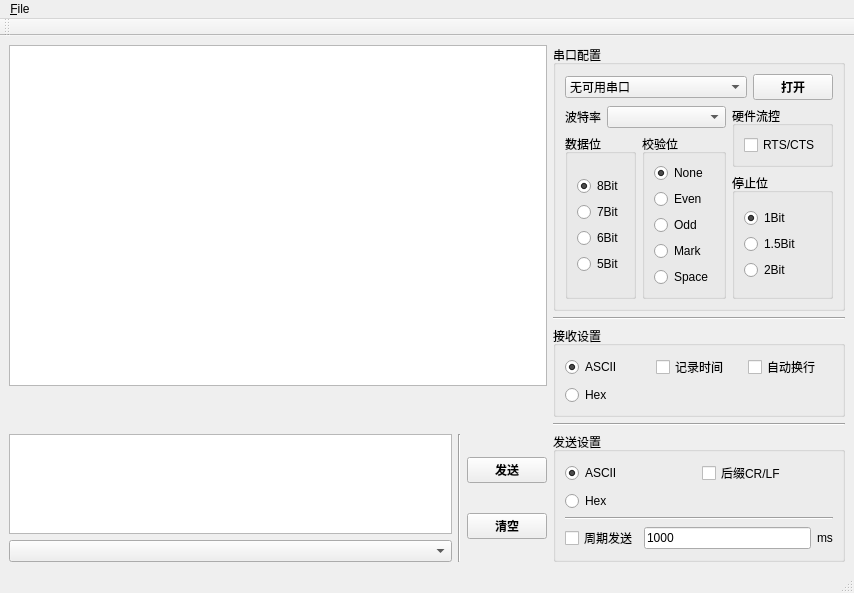
<?xml version="1.0" encoding="UTF-8"?>
<ui version="4.0">
 <class>SerialAssistantLXL</class>
 <widget class="QMainWindow" name="SerialAssistantLXL">
  <property name="geometry">
   <rect>
    <x>0</x>
    <y>0</y>
    <width>854</width>
    <height>563</height>
   </rect>
  </property>
  <property name="windowTitle">
   <string>MainWindow</string>
  </property>
  <property name="windowIcon">
   <iconset resource="GUI_Source.qrc">
    <normaloff>:/picture/images/Picture/7.jpg</normaloff>:/picture/images/Picture/7.jpg</iconset>
  </property>
  <widget class="QWidget" name="centralwidget">
   <layout class="QVBoxLayout" name="verticalLayout_19">
    <item>
     <layout class="QHBoxLayout" name="horizontalLayout_9" stretch="1,0">
      <item>
       <layout class="QVBoxLayout" name="verticalLayout_18" stretch="8,1,3">
        <item>
         <widget class="QTextBrowser" name="textBrowserReceive">
          <property name="acceptRichText">
           <bool>false</bool>
          </property>
          <property name="openLinks">
           <bool>false</bool>
          </property>
         </widget>
        </item>
        <item>
         <spacer name="verticalSpacer_6">
          <property name="orientation">
           <enum>Qt::Vertical</enum>
          </property>
          <property name="sizeHint" stdset="0">
           <size>
            <width>20</width>
            <height>40</height>
           </size>
          </property>
         </spacer>
        </item>
        <item>
         <layout class="QHBoxLayout" name="horizontalLayout_7">
          <item>
           <layout class="QVBoxLayout" name="verticalLayout_15">
            <item>
             <widget class="QTextEdit" name="textEditSend">
              <property name="whatsThis">
               <string>&lt;html&gt;&lt;head/&gt;&lt;body&gt;&lt;p&gt;发送设置为Hex模式时限制可输入字符：0至9 A至F a至f以及空格&lt;/p&gt;&lt;p&gt;	可连续输入或者每两个十六进制字符间隔一个空格&lt;/p&gt;&lt;/body&gt;&lt;/html&gt;</string>
              </property>
              <property name="acceptRichText">
               <bool>false</bool>
              </property>
             </widget>
            </item>
            <item>
             <widget class="QComboBox" name="comboBoxSndHistory"/>
            </item>
           </layout>
          </item>
          <item>
           <widget class="Line" name="line_4">
            <property name="orientation">
             <enum>Qt::Vertical</enum>
            </property>
           </widget>
          </item>
          <item>
           <layout class="QVBoxLayout" name="verticalLayout_14">
            <item>
             <spacer name="verticalSpacer_3">
              <property name="orientation">
               <enum>Qt::Vertical</enum>
              </property>
              <property name="sizeHint" stdset="0">
               <size>
                <width>20</width>
                <height>40</height>
               </size>
              </property>
             </spacer>
            </item>
            <item>
             <widget class="QPushButton" name="pushButtonSend">
              <property name="font">
               <font>
                <weight>75</weight>
                <bold>true</bold>
               </font>
              </property>
              <property name="text">
               <string>发送</string>
              </property>
              <property name="checkable">
               <bool>true</bool>
              </property>
             </widget>
            </item>
            <item>
             <spacer name="verticalSpacer_5">
              <property name="orientation">
               <enum>Qt::Vertical</enum>
              </property>
              <property name="sizeHint" stdset="0">
               <size>
                <width>20</width>
                <height>40</height>
               </size>
              </property>
             </spacer>
            </item>
            <item>
             <widget class="QPushButton" name="pushButtonClear">
              <property name="font">
               <font>
                <weight>75</weight>
                <bold>true</bold>
               </font>
              </property>
              <property name="text">
               <string>清空</string>
              </property>
             </widget>
            </item>
            <item>
             <spacer name="verticalSpacer_4">
              <property name="orientation">
               <enum>Qt::Vertical</enum>
              </property>
              <property name="sizeHint" stdset="0">
               <size>
                <width>20</width>
                <height>40</height>
               </size>
              </property>
             </spacer>
            </item>
           </layout>
          </item>
         </layout>
        </item>
       </layout>
      </item>
      <item>
       <layout class="QVBoxLayout" name="verticalLayout_17">
        <item>
         <widget class="QGroupBox" name="groupBox_5">
          <property name="font">
           <font>
            <italic>false</italic>
           </font>
          </property>
          <property name="title">
           <string>串口配置</string>
          </property>
          <layout class="QVBoxLayout" name="verticalLayout_11">
           <item>
            <layout class="QVBoxLayout" name="verticalLayout_10">
             <item>
              <layout class="QHBoxLayout" name="horizontalLayout_2" stretch="1,0">
               <item>
                <widget class="QComboBox" name="comboBoxPort">
                 <property name="sizePolicy">
                  <sizepolicy hsizetype="Preferred" vsizetype="Fixed">
                   <horstretch>0</horstretch>
                   <verstretch>0</verstretch>
                  </sizepolicy>
                 </property>
                 <item>
                  <property name="text">
                   <string>无可用串口</string>
                  </property>
                 </item>
                </widget>
               </item>
               <item>
                <widget class="QPushButton" name="pushButtonOpen">
                 <property name="font">
                  <font>
                   <weight>75</weight>
                   <bold>true</bold>
                  </font>
                 </property>
                 <property name="text">
                  <string>打开</string>
                 </property>
                 <property name="checkable">
                  <bool>true</bool>
                 </property>
                 <property name="checked">
                  <bool>false</bool>
                 </property>
                </widget>
               </item>
              </layout>
             </item>
             <item>
              <layout class="QHBoxLayout" name="horizontalLayout_4">
               <item>
                <layout class="QVBoxLayout" name="verticalLayout_9">
                 <item>
                  <layout class="QHBoxLayout" name="horizontalLayout" stretch="0,1">
                   <item>
                    <widget class="QLabel" name="label">
                     <property name="text">
                      <string>波特率</string>
                     </property>
                     <property name="buddy">
                      <cstring>comboBoxBand</cstring>
                     </property>
                    </widget>
                   </item>
                   <item>
                    <widget class="QComboBox" name="comboBoxBand">
                     <property name="currentText">
                      <string/>
                     </property>
                     <property name="currentIndex">
                      <number>-1</number>
                     </property>
                    </widget>
                   </item>
                  </layout>
                 </item>
                 <item>
                  <layout class="QHBoxLayout" name="horizontalLayout_3">
                   <item>
                    <widget class="QGroupBox" name="groupBox_datasize">
                     <property name="title">
                      <string>数据位</string>
                     </property>
                     <layout class="QVBoxLayout" name="verticalLayout_7">
                      <item>
                       <layout class="QVBoxLayout" name="verticalLayout">
                        <item>
                         <widget class="QRadioButton" name="radioButtonData8Bit">
                          <property name="text">
                           <string>8Bit</string>
                          </property>
                          <property name="checked">
                           <bool>true</bool>
                          </property>
                         </widget>
                        </item>
                        <item>
                         <widget class="QRadioButton" name="radioButtonData7Bit">
                          <property name="text">
                           <string>7Bit</string>
                          </property>
                         </widget>
                        </item>
                        <item>
                         <widget class="QRadioButton" name="radioButtonData6Bit">
                          <property name="text">
                           <string>6Bit</string>
                          </property>
                         </widget>
                        </item>
                        <item>
                         <widget class="QRadioButton" name="radioButtonData5Bit">
                          <property name="text">
                           <string>5Bit</string>
                          </property>
                         </widget>
                        </item>
                       </layout>
                      </item>
                     </layout>
                    </widget>
                   </item>
                   <item>
                    <widget class="QGroupBox" name="groupBox_parity">
                     <property name="title">
                      <string>校验位</string>
                     </property>
                     <layout class="QVBoxLayout" name="verticalLayout_5">
                      <item>
                       <layout class="QVBoxLayout" name="verticalLayout_3">
                        <item>
                         <widget class="QRadioButton" name="radioButtonParityNone">
                          <property name="text">
                           <string>None</string>
                          </property>
                          <property name="checked">
                           <bool>true</bool>
                          </property>
                         </widget>
                        </item>
                        <item>
                         <widget class="QRadioButton" name="radioButtonParityEven">
                          <property name="text">
                           <string>Even</string>
                          </property>
                         </widget>
                        </item>
                        <item>
                         <widget class="QRadioButton" name="radioButtonParityOdd">
                          <property name="text">
                           <string>Odd</string>
                          </property>
                         </widget>
                        </item>
                        <item>
                         <widget class="QRadioButton" name="radioButtonParityMark">
                          <property name="text">
                           <string>Mark</string>
                          </property>
                         </widget>
                        </item>
                        <item>
                         <widget class="QRadioButton" name="radioButtonSpace">
                          <property name="text">
                           <string>Space</string>
                          </property>
                         </widget>
                        </item>
                       </layout>
                      </item>
                     </layout>
                    </widget>
                   </item>
                  </layout>
                 </item>
                </layout>
               </item>
               <item>
                <layout class="QVBoxLayout" name="verticalLayout_8" stretch="0,1">
                 <item>
                  <widget class="QGroupBox" name="groupBox_4">
                   <property name="title">
                    <string>硬件流控</string>
                   </property>
                   <layout class="QVBoxLayout" name="verticalLayout_4">
                    <item>
                     <widget class="QCheckBox" name="checkBoxFlowCtrl">
                      <property name="text">
                       <string>RTS/CTS</string>
                      </property>
                     </widget>
                    </item>
                   </layout>
                  </widget>
                 </item>
                 <item>
                  <widget class="QGroupBox" name="groupBox_stops">
                   <property name="title">
                    <string>停止位</string>
                   </property>
                   <layout class="QVBoxLayout" name="verticalLayout_6">
                    <item>
                     <layout class="QVBoxLayout" name="verticalLayout_2">
                      <item>
                       <widget class="QRadioButton" name="radioButtonStop1Bit">
                        <property name="text">
                         <string>1Bit</string>
                        </property>
                        <property name="checked">
                         <bool>true</bool>
                        </property>
                       </widget>
                      </item>
                      <item>
                       <widget class="QRadioButton" name="radioButtonStop1_5Bit">
                        <property name="text">
                         <string>1.5Bit</string>
                        </property>
                       </widget>
                      </item>
                      <item>
                       <widget class="QRadioButton" name="radioButtonStop2Bit">
                        <property name="text">
                         <string>2Bit</string>
                        </property>
                       </widget>
                      </item>
                     </layout>
                    </item>
                   </layout>
                  </widget>
                 </item>
                </layout>
               </item>
              </layout>
             </item>
            </layout>
           </item>
          </layout>
         </widget>
        </item>
        <item>
         <spacer name="verticalSpacer_8">
          <property name="orientation">
           <enum>Qt::Vertical</enum>
          </property>
          <property name="sizeHint" stdset="0">
           <size>
            <width>20</width>
            <height>40</height>
           </size>
          </property>
         </spacer>
        </item>
        <item>
         <widget class="Line" name="line_2">
          <property name="orientation">
           <enum>Qt::Horizontal</enum>
          </property>
         </widget>
        </item>
        <item>
         <spacer name="verticalSpacer">
          <property name="orientation">
           <enum>Qt::Vertical</enum>
          </property>
          <property name="sizeHint" stdset="0">
           <size>
            <width>20</width>
            <height>40</height>
           </size>
          </property>
         </spacer>
        </item>
        <item>
         <widget class="QGroupBox" name="groupBox_rcv">
          <property name="font">
           <font>
            <italic>false</italic>
           </font>
          </property>
          <property name="title">
           <string>接收设置</string>
          </property>
          <property name="flat">
           <bool>false</bool>
          </property>
          <layout class="QVBoxLayout" name="verticalLayout_13">
           <item>
            <layout class="QHBoxLayout" name="horizontalLayout_8">
             <item>
              <widget class="QRadioButton" name="radioButtonRxAscii">
               <property name="text">
                <string>ASCII</string>
               </property>
               <property name="checked">
                <bool>true</bool>
               </property>
              </widget>
             </item>
             <item>
              <widget class="QCheckBox" name="checkBoxRxRecordTime">
               <property name="text">
                <string>记录时间</string>
               </property>
              </widget>
             </item>
             <item>
              <widget class="QCheckBox" name="checkBoxRxAutoCLRF">
               <property name="text">
                <string>自动换行</string>
               </property>
              </widget>
             </item>
            </layout>
           </item>
           <item>
            <widget class="QRadioButton" name="radioButtonRxHex">
             <property name="text">
              <string>Hex</string>
             </property>
            </widget>
           </item>
          </layout>
         </widget>
        </item>
        <item>
         <spacer name="verticalSpacer_7">
          <property name="orientation">
           <enum>Qt::Vertical</enum>
          </property>
          <property name="sizeHint" stdset="0">
           <size>
            <width>20</width>
            <height>40</height>
           </size>
          </property>
         </spacer>
        </item>
        <item>
         <widget class="Line" name="line_3">
          <property name="orientation">
           <enum>Qt::Horizontal</enum>
          </property>
         </widget>
        </item>
        <item>
         <spacer name="verticalSpacer_2">
          <property name="orientation">
           <enum>Qt::Vertical</enum>
          </property>
          <property name="sizeHint" stdset="0">
           <size>
            <width>20</width>
            <height>40</height>
           </size>
          </property>
         </spacer>
        </item>
        <item>
         <widget class="QGroupBox" name="groupBox_snd">
          <property name="title">
           <string>发送设置</string>
          </property>
          <layout class="QVBoxLayout" name="verticalLayout_16">
           <item>
            <layout class="QVBoxLayout" name="verticalLayout_12">
             <item>
              <layout class="QHBoxLayout" name="horizontalLayout_6">
               <item>
                <widget class="QRadioButton" name="radioButtonTxAscii">
                 <property name="text">
                  <string>ASCII</string>
                 </property>
                 <property name="checked">
                  <bool>true</bool>
                 </property>
                </widget>
               </item>
               <item>
                <widget class="QCheckBox" name="checkBoxTxAutoCRLF">
                 <property name="text">
                  <string>后缀CR/LF</string>
                 </property>
                </widget>
               </item>
              </layout>
             </item>
             <item>
              <widget class="QRadioButton" name="radioButtonTxHex">
               <property name="text">
                <string>Hex</string>
               </property>
              </widget>
             </item>
             <item>
              <widget class="Line" name="line">
               <property name="orientation">
                <enum>Qt::Horizontal</enum>
               </property>
              </widget>
             </item>
             <item>
              <layout class="QHBoxLayout" name="horizontalLayout_5">
               <item>
                <widget class="QCheckBox" name="checkBoxTxPeriodEnable">
                 <property name="whatsThis">
                  <string>&lt;html&gt;&lt;head/&gt;&lt;body&gt;&lt;p&gt;选中周期发送，发送编辑框数据有效时，点击发送按钮开始周期发送&lt;/p&gt;&lt;/body&gt;&lt;/html&gt;</string>
                 </property>
                 <property name="text">
                  <string>周期发送</string>
                 </property>
                </widget>
               </item>
               <item>
                <widget class="QLineEdit" name="lineEditPeriodMs">
                 <property name="text">
                  <string>1000</string>
                 </property>
                </widget>
               </item>
               <item>
                <widget class="QLabel" name="label_2">
                 <property name="text">
                  <string>ms</string>
                 </property>
                 <property name="buddy">
                  <cstring>lineEditPeriodMs</cstring>
                 </property>
                </widget>
               </item>
              </layout>
             </item>
            </layout>
           </item>
          </layout>
         </widget>
        </item>
       </layout>
      </item>
     </layout>
    </item>
   </layout>
  </widget>
  <widget class="QMenuBar" name="menubar">
   <property name="geometry">
    <rect>
     <x>0</x>
     <y>0</y>
     <width>854</width>
     <height>23</height>
    </rect>
   </property>
   <widget class="QMenu" name="menu_File">
    <property name="title">
     <string>&amp;File</string>
    </property>
    <addaction name="action_Open"/>
    <addaction name="actionSave"/>
    <addaction name="actionSave_as_TXT"/>
    <addaction name="actionSave_as_BIN"/>
    <addaction name="separator"/>
    <addaction name="actionSave_Config"/>
   </widget>
   <addaction name="menu_File"/>
  </widget>
  <widget class="QToolBar" name="toolBar">
   <property name="windowTitle">
    <string>toolBar</string>
   </property>
   <attribute name="toolBarArea">
    <enum>TopToolBarArea</enum>
   </attribute>
   <attribute name="toolBarBreak">
    <bool>false</bool>
   </attribute>
  </widget>
  <widget class="QStatusBar" name="statusBar"/>
  <action name="action_Open">
   <property name="text">
    <string>&amp;Open</string>
   </property>
  </action>
  <action name="actionSave">
   <property name="text">
    <string>Save as CVS</string>
   </property>
  </action>
  <action name="actionSave_as_TXT">
   <property name="text">
    <string>Save as TXT</string>
   </property>
  </action>
  <action name="actionSave_as_BIN">
   <property name="text">
    <string>Save as BIN</string>
   </property>
  </action>
  <action name="actionSave_Config">
   <property name="text">
    <string>Save Config</string>
   </property>
  </action>
 </widget>
 <resources>
  <include location="GUI_Source.qrc"/>
 </resources>
 <connections/>
</ui>
